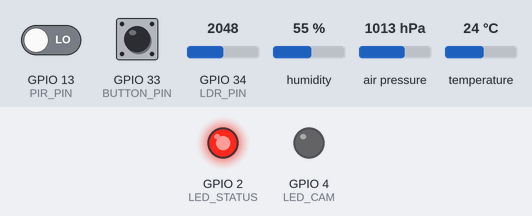
This sketch was run on a simulated ESP32. Parts: output pins drawn as LEDs (lit = HIGH). Dashed ring = blinking. The inputs (shaded band) are chosen by the test bench; at power-on: GPIO 33 (BUTTON_PIN) HIGH, humidity 55 %, GPIO 13 (PIR_PIN) LOW, GPIO 34 (LDR_PIN) = 2048, air pressure 1013 hPa, temperature 24 °C. WiFi joins after 1.5 s; servers stay silent unless stated; uploads are accepted with an empty reply; what the sketch prints to the serial monitor is not drawn.

Above: at 4.7 s.
4.8 s: GPIO 33 (BUTTON_PIN) pulled LOW for 1 s
At 4.9 s:
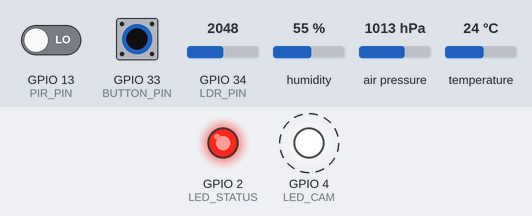
7.3 s: humidity set to 89 %
11.3 s: humidity set to 92 %
At 15.76 s:
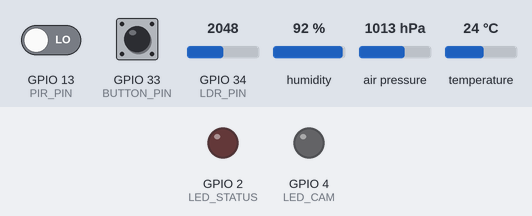
21.7 s: GPIO 33 (BUTTON_PIN) pulled LOW for 0.15 s
At 27.2 s:
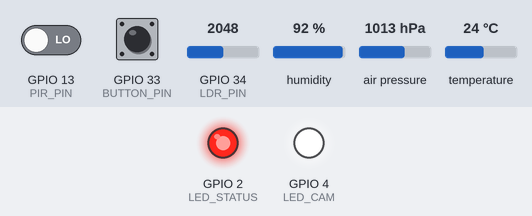
Timing chart, 0 to 47.6 s (numbered marks = the images above; inputs shaded):
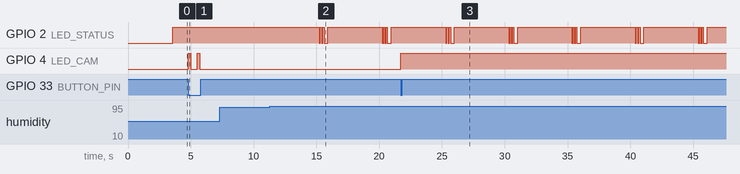

Measured:
- the behaviour switches between 90 and 91 % on humidity (found by bisection; images 1 and 2)
- after the input at 4.8 s, GPIO 4 (LED_CAM): alternates HIGH for 0.20 s and LOW for 0.51 s, 4 changes in all, then stays LOW, starting at once
- after the input at 7.3 s, every drawn part: stays the same
- after the input at 11.3 s, GPIO 2 (LED_STATUS): HIGH → LOW after 3.9 s, → HIGH 0.10 s later, → LOW 0.10 s later, → HIGH 0.10 s later, … (12 changes in this stretch)
- after the input at 21.7 s, GPIO 4 (LED_CAM): LOW → HIGH at once

The sketch:

sketch.ino
```cpp
/*
 * KirkEpsteinify - IoT Weather Station (Advanced)
 * ESP32 + DHT22 + BME280 + PIR + LDR + Button
 * Платформа: Wokwi (https://wokwi.com)
 */

#include <WiFi.h>
#include <HTTPClient.h>
#include <DHT.h>
#include <Adafruit_BME280.h>
#include <ArduinoJson.h>
#include <time.h>

// ============================================
// КОНФІГУРАЦІЯ
// ============================================

// WiFi
const char* ssid = "Wokwi-GUEST";
const char* password = "";

// API Server
const char* SERVER_URL = "http://192.168.4.1:5000/api/measurements";
const char* STATION_ID = "wokwi-station-001";

// Pin definitions (from diagram.json)
#define DHT_PIN 15
#define PIR_PIN 13
#define LDR_PIN 34
#define BUTTON_PIN 33
#define LED_STATUS 2
#define LED_CAM 4

// Sensors
#define DHTTYPE DHT22
DHT dht(DHT_PIN, DHTTYPE);
Adafruit_BME280 bme;

// Interval (5 seconds for testing)
const unsigned long MEASUREMENT_INTERVAL = 5000;
unsigned long lastMeasurementTime = 0;

// Motion & Light detection
bool motionDetected = false;
int lightLevel = 0;
bool buttonPressed = false;
unsigned long buttonLastPress = 0;
const unsigned long DEBOUNCE_TIME = 200;

// Statistics
struct Stats {
  int totalSent = 0;
  int successCount = 0;
  int failureCount = 0;
  int alertsTriggered = 0;
} stats;

// ============================================
// SETUP
// ============================================

void setup() {
  Serial.begin(115200);
  delay(2000);

  Serial.println("\n\n╔════════════════════════════════════════╗");
  Serial.println("║   KirkEpsteinify - Advanced Sensor Node ║");
  Serial.println("║      DHT22 + BME280 + PIR + LDR        ║");
  Serial.println("╚════════════════════════════════════════╝\n");

  // Initialize pins
  pinMode(PIR_PIN, INPUT);
  pinMode(LDR_PIN, INPUT);
  pinMode(BUTTON_PIN, INPUT_PULLUP);
  pinMode(LED_STATUS, OUTPUT);
  pinMode(LED_CAM, OUTPUT);

  digitalWrite(LED_STATUS, LOW);
  digitalWrite(LED_CAM, LOW);

  Serial.println("[1/4] Initializing sensors...");
  initializeSensors();

  Serial.println("[2/4] Connecting to WiFi...");
  connectToWiFi();

  Serial.println("[3/4] Configuration complete!");
  Serial.println("[4/4] Ready!\n");
  printSystemInfo();
}

void initializeSensors() {
  // DHT22
  dht.begin();
  Serial.println("  ✓ DHT22 initialized on pin D15");

  // BME280
  if (bme.begin(0x76)) {
    Serial.println("  ✓ BME280 initialized on I2C (0x76)");
  } else {
    Serial.println("  ✗ BME280 not found!");
  }

  // PIR Motion sensor
  Serial.println("  ✓ PIR motion sensor initialized on D13");

  // LDR Light sensor
  Serial.println("  ✓ LDR light sensor initialized on A34");

  // Button
  Serial.println("  ✓ Button initialized on D33");
}

void connectToWiFi() {
  WiFi.mode(WIFI_STA);
  WiFi.begin(ssid, password);

  int attempts = 0;
  while (WiFi.status() != WL_CONNECTED && attempts < 20) {
    delay(500);
    Serial.print(".");
    attempts++;
  }

  Serial.println();

  if (WiFi.status() == WL_CONNECTED) {
    digitalWrite(LED_STATUS, HIGH);
    Serial.println("  ✓ WiFi connected!");
    Serial.print("  IP: ");
    Serial.println(WiFi.localIP());
  } else {
    digitalWrite(LED_STATUS, LOW);
    Serial.println("  ✗ WiFi connection failed!");
  }
}

void printSystemInfo() {
  Serial.println("━━━━━━━━━━━━━━━━━━━━━━━━━━━━━━━━━━━━━━━━");
  Serial.println("SYSTEM CONFIGURATION:");
  Serial.print("  Station ID: ");
  Serial.println(STATION_ID);
  Serial.print("  API Server: ");
  Serial.println(SERVER_URL);
  Serial.println("  Available Sensors:");
  Serial.println("    - DHT22 (Temperature, Humidity)");
  Serial.println("    - BME280 (Pressure, Altitude)");
  Serial.println("    - PIR Motion Sensor (D13)");
  Serial.println("    - LDR Light Sensor (A34)");
  Serial.println("    - Button (D33)");
  Serial.println("━━━━━━━━━━━━━━━━━━━━━━━━━━━━━━━━━━━━━━━━\n");
}

// ============================================
// MAIN LOOP
// ============================================

void loop() {
  // Check WiFi
  if (WiFi.status() != WL_CONNECTED) {
    digitalWrite(LED_STATUS, LOW);
    connectToWiFi();
  } else {
    digitalWrite(LED_STATUS, HIGH);
  }

  // Read sensors continuously
  readSensorInputs();

  // Check button press
  checkButton();

  // Send measurements periodically
  if (millis() - lastMeasurementTime >= MEASUREMENT_INTERVAL) {
    lastMeasurementTime = millis();
    takeMeasurement();
  }

  delay(50);
}

// ============================================
// SENSOR INPUT READING
// ============================================

void readSensorInputs() {
  // PIR Motion detection
  motionDetected = digitalRead(PIR_PIN) == HIGH;

  // LDR Light level (0-4095)
  lightLevel = analogRead(LDR_PIN);
}

void checkButton() {
  if (digitalRead(BUTTON_PIN) == LOW) {
    if (millis() - buttonLastPress > DEBOUNCE_TIME) {
      buttonPressed = true;
      buttonLastPress = millis();

      // Toggle LED_CAM
      digitalWrite(LED_CAM, !digitalRead(LED_CAM));

      Serial.println("🔘 Button pressed! LED_CAM toggled.");
    }
  } else {
    buttonPressed = false;
  }
}

// ============================================
// MEASUREMENT & TELEMETRY
// ============================================

struct Measurement {
  float temperature;
  float humidity;
  float pressure;
  float altitude;
  int lightLevel;
  bool motionDetected;
  bool valid;
};

Measurement readSensors() {
  Measurement m;
  m.valid = false;

  // Read DHT22
  float t = dht.readTemperature();
  float h = dht.readHumidity();

  if (isnan(t) || isnan(h)) {
    Serial.println("✗ DHT22 read error!");
    return m;
  }

  m.temperature = t;
  m.humidity = h;

  // Read BME280
  m.pressure = bme.readPressure() / 100.0; // Convert to hPa
  m.altitude = bme.readAltitude(1013.25); // Sea level pressure

  // Read additional sensors
  m.lightLevel = lightLevel;
  m.motionDetected = motionDetected;

  m.valid = true;
  return m;
}

void takeMeasurement() {
  Serial.println("\n┌─────────────────────────────────────────┐");
  Serial.print("│ Measurement #");
  Serial.print(stats.totalSent + 1);
  Serial.println(" - Reading sensors...     │");

  Measurement m = readSensors();

  if (!m.valid) {
    Serial.println("│ ✗ Sensor read failed!                   │");
    Serial.println("└─────────────────────────────────────────┘");
    stats.failureCount++;
    return;
  }

  // Display readings
  Serial.print("│ Temperature: ");
  Serial.print(m.temperature, 1);
  Serial.println("°C                     │");
  Serial.print("│ Humidity:    ");
  Serial.print(m.humidity, 1);
  Serial.println("%                       │");
  Serial.print("│ Pressure:    ");
  Serial.print(m.pressure, 1);
  Serial.println(" hPa                   │");
  Serial.print("│ Altitude:    ");
  Serial.print(m.altitude, 1);
  Serial.println(" m                     │");

  // Display motion & light
  Serial.print("│ Motion:      ");
  Serial.print(m.motionDetected ? "Yes" : "No");
  Serial.println("                      │");
  Serial.print("│ Light Level: ");
  Serial.print(m.lightLevel);
  Serial.println(" (0-4095)            │");

  // Check for anomalies
  checkAnomalies(m);

  // Send to server
  sendToServer(m);

  Serial.println("└─────────────────────────────────────────┘");
}

void checkAnomalies(Measurement m) {
  bool hasAnomaly = false;

  if (m.temperature > 35.0) {
    Serial.println("│ ⚠️  ANOMALY: Temperature critical high!  │");
    hasAnomaly = true;
  }

  if (m.temperature < 0.0) {
    Serial.println("│ ⚠️  ANOMALY: Frost warning!             │");
    hasAnomaly = true;
  }

  if (m.humidity > 90.0) {
    Serial.println("│ ⚠️  ANOMALY: High humidity!             │");
    hasAnomaly = true;
  }

  if (m.motionDetected) {
    Serial.println("│ 🚨 Motion detected!                     │");
    hasAnomaly = true;
  }

  if (hasAnomaly) {
    stats.alertsTriggered++;
    blinkLED(LED_STATUS, 3);
  }
}

void blinkLED(int pin, int times) {
  for (int i = 0; i < times; i++) {
    digitalWrite(pin, HIGH);
    delay(100);
    digitalWrite(pin, LOW);
    delay(100);
  }
}

// ============================================
// HTTP REQUEST & RESPONSE HANDLING
// ============================================

void sendToServer(Measurement m) {
  Serial.print("│ Sending to server...");

  if (WiFi.status() != WL_CONNECTED) {
    Serial.println("            │");
    Serial.println("│ ✗ WiFi not connected!                  │");
    stats.failureCount++;
    return;
  }

  // Create JSON payload
  StaticJsonDocument<384> doc;
  doc["stationId"] = STATION_ID;
  doc["temperature"] = round(m.temperature * 10) / 10.0;
  doc["humidity"] = round(m.humidity * 10) / 10.0;
  doc["pressure"] = round(m.pressure * 10) / 10.0;
  doc["altitude"] = round(m.altitude * 10) / 10.0;
  doc["lightLevel"] = m.lightLevel;
  doc["motionDetected"] = m.motionDetected;

  String jsonString;
  serializeJson(doc, jsonString);

  // HTTP POST
  HTTPClient http;
  http.begin(SERVER_URL);
  http.addHeader("Content-Type", "application/json");
  http.setConnectTimeout(5000);
  http.setTimeout(5000);

  int httpCode = http.POST(jsonString);

  Serial.print("               │");
  Serial.println();

  if (httpCode == 201 || httpCode == 200) {
    Serial.print("│ ✓ HTTP ");
    Serial.print(httpCode);
    Serial.println(" - Success!                    │");

    stats.successCount++;
    digitalWrite(LED_STATUS, HIGH);
    delay(200);

  } else if (httpCode > 0) {
    Serial.print("│ ✗ HTTP ");
    Serial.print(httpCode);
    Serial.println(" - Error                     │");
    stats.failureCount++;
  } else {
    Serial.println("│ ✗ Connection failed!                   │");
    stats.failureCount++;
  }

  http.end();

  stats.totalSent++;
  printStatistics();
}

void printStatistics() {
  Serial.println("│                                         │");
  Serial.print("│ Stats: ");
  Serial.print(stats.totalSent);
  Serial.print(" sent, ");
  Serial.print(stats.successCount);
  Serial.print(" ok, ");
  Serial.print(stats.failureCount);
  Serial.println(" fail ");
  Serial.println("│                                         │");
}
```
